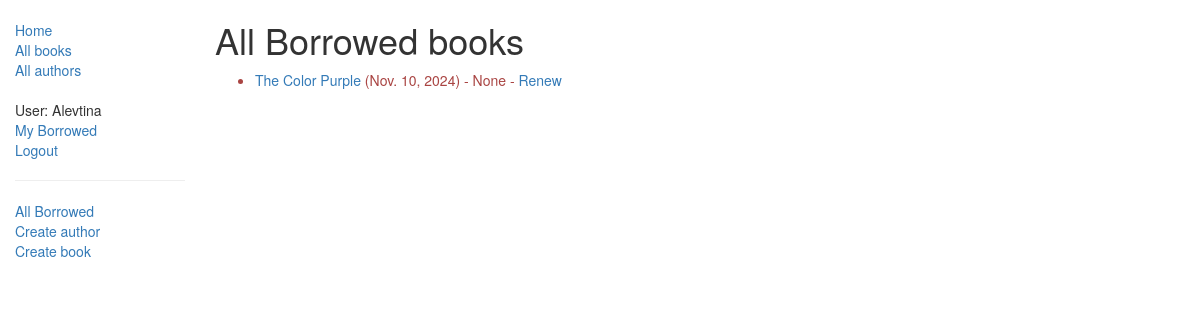
Screenshot of /catalog/allbooks/ (signed in) with the database file from the repository.
### catalog/models.py (models this page shows, shortened)
class BookInstance(models.Model):
    id = models.UUIDField(primary_key=True, default=uuid.uuid4, help_text="Unique ID for this particular book across whole library")
    book = models.ForeignKey('Book', on_delete=models.SET_NULL, null=True)
    imprint = models.CharField(max_length=200)
    due_back = models.DateField(null=True, blank=True)
    borrower = models.ForeignKey(User, on_delete=models.SET_NULL, null=True, blank=True)
    @property
    def is_overdue(self):
        if self.due_back and date.today() > self.due_back:
            return True
        return False
    LOAN_STATUS = (
        ('m', 'Maintenance'),
        ('o', 'On loan'),
        ('a', 'Available'),
        ('r', 'Reserved'),
    )
    status = models.CharField(max_length=1, choices=LOAN_STATUS, blank=True, default='m', help_text='Book availability')
    class Meta:
        ordering = ["due_back"]
        permissions = (("can_mark_returned", "Set book as returned"),)

class Book(models.Model):
    title = models.CharField(max_length=200)
    author = models.ForeignKey('Author', on_delete=models.SET_NULL, null=True)
    summary = models.TextField(max_length=1000, help_text="Enter a brief description of the book")
    isbn = models.CharField('ISBN',max_length=13, help_text='13 Character <a href="https://www.isbn-international.org/content/what-isbn">ISBN number</a>')
    genre = models.ManyToManyField(Genre, help_text="Select a genre for this book") #может иметь несколько жанров, а жанр может иметь много книг
    def display_genre(self):
        return ', '.join([genre.name for genre in self.genre.all()[:3]])
    display_genre.short_description = 'Genre'

### catalog/views.py (the view)
# urls.py: path('allbooks/', views.AllborrowedBookList.as_view(), name='all-borrowed'),
class AllborrowedBookList(PermissionRequiredMixin,generic.ListView):
    model = BookInstance
    template_name ='catalog/bookinstance_list_borrowed_all.html'
    paginate_by = 10
    permission_required = 'catalog.can_mark_returned'
    def get_queryset(self):
        return BookInstance.objects.filter(status__exact='o').order_by('due_back')

### catalog/templates/catalog/bookinstance_list_borrowed_all.html
{% extends "base_generic.html" %}
{% block content %}
    <h1>All Borrowed books</h1>
    {% if bookinstance_list %}
    <ul>
      {% for bookinst in bookinstance_list %}
      <li class="{% if bookinst.is_overdue %}text-danger{% endif %}">
        <a href="{% url 'book-detail' bookinst.book.pk %}">{{bookinst.book.title}}</a> ({{ bookinst.due_back }}) - {{bookinst.borrower}}
        {% if perms.catalog.can_mark_returned %}-
          <a href="{% url 'renew-book-librarian' bookinst.id %}">Renew</a>
        {% endif %}
      </li>
      {% endfor %}
    </ul>
    {% else %}
      <p>There are no books borrowed.</p>
    {% endif %}
{% endblock %}

### catalog/templates/base_generic.html (shortened to what this page needs)
<!doctype html>
<html lang="en">
  <head>
    <link
      rel="stylesheet"
      href="https://maxcdn.bootstrapcdn.com/bootstrap/3.3.7/css/bootstrap.min.css" />
    {% load static %}
    <link rel="stylesheet" href="{% static 'css/styles.css' %}" />
  </head>
  <body>
    <div class="container-fluid">
      <div class="row">
        <div class="col-sm-2">
          {% block sidebar %}
            <ul class="sidebar-nav">
              <li><a href="{% url 'index' %}">Home</a></li>
              <li><a href="{% url 'books'%}">All books</a></li>
              <li><a href="{% url 'author'%}">All authors</a></li>
                <br>
            {% if user.is_authenticated %}
                <li>User: {{ user.get_username }}</li>
                <li><a href="{% url 'my-borrowed' %}">My Borrowed</a></li>
                <li><a href="{% url 'logout'%}?next={{request.path}}">Logout</a></li>
            {% else %}
                <li><a href="{% url 'login'%}?next={{request.path}}">Login</a></li>
            {% endif %}
            <hr>
                <li><a href="{% url 'all-borrowed' %}">All Borrowed</a></li>
                <li><a href="{% url 'author_create' %}">Create author</a></li>
                <li><a href="{% url 'book_create' %}">Create book</a></li>
            </ul>
          {% endblock %}
        </div>
          <div class="col-sm-10 ">{% block content %}{% endblock %}
          </div>
      </div>
    </div>
  </body>
</html>

### catalog/static/css/styles.css (style rules this page uses)
.sidebar-nav { margin-top: 20px; padding: 0; list-style: none; }

### rows the page displays
BookInstance: book "The Color Purple", due_back "Nov. 10, 2024", borrower "None"

### other values shown
{{ user.get_username }} "Alevtina"
